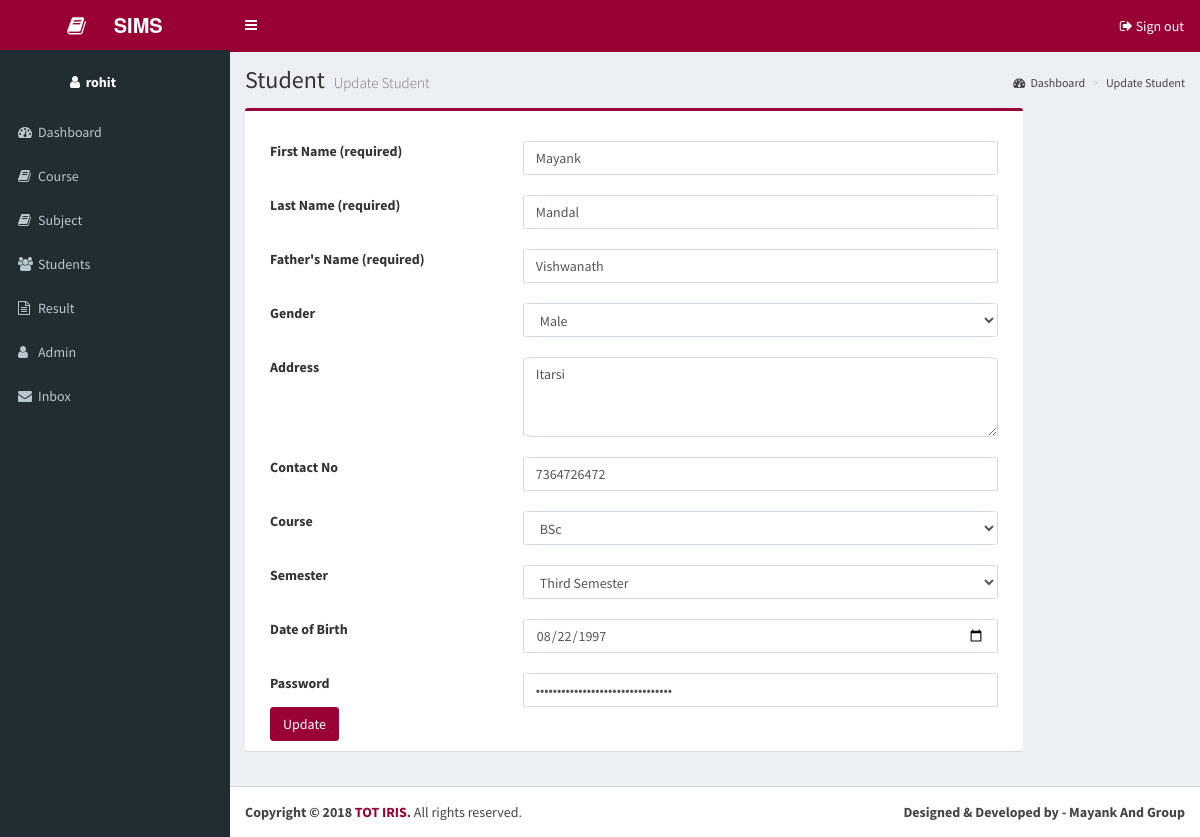
Page /admin/add_student.php?view=edit&sid=10 (signed in) on the committed database.
### tables this page shows
CREATE TABLE IF NOT EXISTS `studentdetails` (
  `studid` bigint(25) NOT NULL AUTO_INCREMENT,
  `studfname` varchar(20) NOT NULL,
  `studlname` varchar(20) NOT NULL,
  `fathername` varchar(25) NOT NULL,
  `gender` varchar(20) NOT NULL,
  `address` varchar(100) NOT NULL,
  `contactno` varchar(20) NOT NULL,
  `courseid` bigint(4) NOT NULL,
  `semester` varchar(20) NOT NULL,
  `dob` date NOT NULL,
  `pass` varchar(50) NOT NULL,
  PRIMARY KEY (`studid`),
  UNIQUE KEY `contactno` (`contactno`),
  KEY `courseid` (`courseid`)
);

### admin/add_student.php (the view, shortened to what this page needs)
<?php
include "header.php";
if(isset($_GET["view"]) && ($_GET["view"] == "edit"))
{
$cid = mysql_real_escape_string($_GET['sid']);
$query = mysql_query("SELECT * FROM studentdetails WHERE studid = '{$cid}'");
$row1 = mysql_fetch_assoc($query);
$studfname = $row1["studfname"];
$studlname = $row1["studlname"];
$dob = $row1["dob"];
$fathername = $row1["fathername"];
$address = $row1["address"];
$contactno = $row1["contactno"];
$courseid  = $row1["courseid"];
$semester  = $row1["semester"];
$gender= $row1["gender"];
$pass = $row1["pass"];
}
?>
<?php include "sidebar.php"; ?>
<div class="content-wrapper">
  <section class="content-header">
    <h1>
    Student
    <small>Update Student</small>
    </h1>
    <ol class="breadcrumb">
      <li><a href="dashboard.php"><i class="fa fa-dashboard"></i>Dashboard</a></li>
      <li class="active"><a href="add_student.php">Update Student</a></li>
    </ol>
  </section>
  <section class="content">
    <div class="row">
      <div class="col-md-10">
        <div class="box box-primary">
          <form name="form1" method="post" action="">
            <div class="box-body">
              <div class="form-group">
                <div class="col-md-4">
                  <label>
                    First Name (required)
                  </label>
                </div>
                <div class="col-md-8">
                  <input name="studfname" id="studfname" size="22" type="text" value="<?php echo $studfname; ?>" class="validate[required,custom[onlyLetterSp]] form-control">
                </div>
              </div>
              <div class="form-group">
                <div class="col-md-4">
                  <label>
                    Last Name (required)
                  </label>
                </div>
                <div class="col-md-8">
                  <input name="studlname" id="studlname" size="22" type="text" value="<?php echo $studlname; ?>" class="validate[required,custom[onlyLetterSp]] form-control">
                </div>
              </div>
              <div class="form-group">
                <div class="col-md-4">
                  <label>
                    Father's Name (required)
                  </label>
                </div>
                <div class="col-md-8">
                  <input name="fathername" id="fathername" value="<?php echo $fathername; ?>"  size="22" type="text" class="validate[required,custom[onlyLetterSp]] form-control">
                </div>
              </div>
              <div class="form-group">
                <div class="col-md-4">
                  <label for="url">
                    Gender
                  </label>
                </div>
                <div class="col-md-8">
                  <select name="gender" class="form-control" id="gender">
                    <option value="male" <?php if($gender  == "male") echo 'selected'; ?>>Male</option>
                  </select>
                </div>
              </div>
              <div class="form-group">
                <div class="col-md-4">
                  <label>Address</label>
                </div>
                <div class="col-md-8">
                  <textarea name="address" id="address" class="validate[required] form-control" cols="50" style="height: 80px"><?php echo $address; ?></textarea>
                </div>
              </div>
              <div class="form-group">
                <div class="col-md-4">
                  <label for="textfield6">Contact No</label>
                </div>
                <div class="col-md-8">
                  <input type="text" value="<?php echo $contactno; ?>" name="contactno" id="contactno" class="validate[required] form-control">
                </div>
              </div>
              <div class="form-group">
                <div class="col-md-4">
                  <label for="textfield7">Course </label>
                </div>
                <div class="col-md-8">
                  <select name="courseid" class="form-control">
                    <?php
                    $result1 = mysql_query("SELECT * FROM course");
                    while($row1 = mysql_fetch_array($result1))
                    {
                    if($courseid  == $row1['courseid'])
                    {
                    $selvar = "selected";
                    }
                    else
                    {
                    $selvar = "";
                    }
                    echo "<option value='$row1[courseid]' ". $selvar . ">$row1[coursekey]</option>";
                    $selvar ="";
                    }
                    ?>
                  </select>
                </div>
              </div>
              <div class="form-group">
                <div class="col-md-4">
                  <label for="textfield8">Semester</label>
                </div>
                <div class="col-md-8">
                  <select name="semester" id="select" class="form-control">
                   <option value="3" <?php if($semester  == "3") echo 'selected'; ?>>Third Semester</option>
                  </select>
                </div>
              </div>
              <div class="form-group">
                <div class="col-md-4">
                  <label for="textfield4">Date of Birth</label>
                </div>
                <div class="col-md-8">
                  <input type="date" value="<?php echo $dob; ?>" name="dob" id="textdob" maxlength="25" size="25" class="validate[required,[date]] form-control text-input">
                </div>
              </div>
               <div class="form-group">
                <div class="col-md-4">
                  <label for="textfield4">Password</label>
                </div>
                <div class="col-md-8">
                  <input type="password" value="<?php echo $pass; ?>" name="pass" id="pass" class="validate[required] form-control text-input">
                </div>
              </div>
              <br>
              <div class="form-group">
                 <div class="col-md-4">
                <input name="submitcourse" id="submit" tabindex="5" type="submit" class="btn btn-success" value="Update">
              </div>
              </div>
            </div>
          </form>
        </div>
      </div>
    </div>
  </section>
</div>
<?php include "footer.php"; ?>

### admin/css/uploadfiles.css (style rules this page uses)
@media (max-width: 1960px) { .form-control { margin-top: 20px; border-radius: 5%; } }
@media (max-width: 1960px) { label { margin-top: 20px; } }

### rows in the picture
studentdetails: studfname "Mayank", studlname "Mandal", fathername "Vishwanath", gender "Male", address "Itarsi", contactno "7364726472", semester "Third Semester", dob "08/22/1997"

### other values in the picture
$_SESSION["userid"] "rohit"
form field courseid "BSc"
